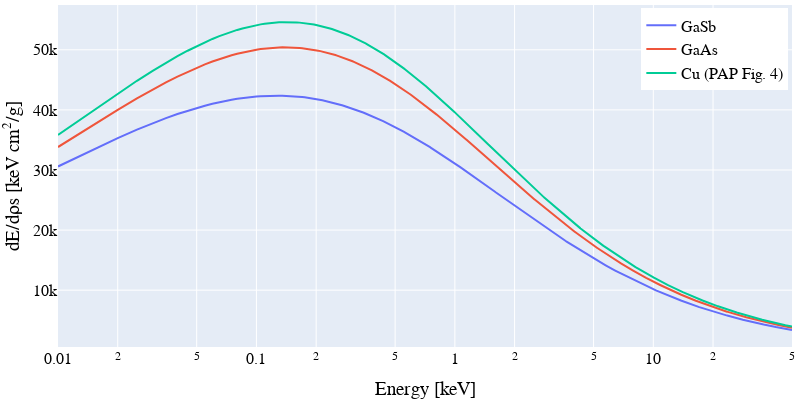

Here is the notebook cell this chart was saved with:
### Code cell
energies = np.linspace(0.01, 50, 10000)
# f_of_v_list = [energy_dependent_terms_f_of_v(e=e, j=j) for e in energies]
# de_drhos_list = np.array([energy_loss_dE_drhos(m=m, j=j, f_of_v=f) for f in f_of_v_list])

fig = go.Figure()
plot_dE_drhos(fig=fig, elements=['Ga', 'Sb'], at_list=[0.5, 0.5], energies=energies, name='GaSb')
plot_dE_drhos(fig=fig, elements=['Ga', 'As'], at_list=[0.5, 0.5], energies=energies, name='GaAs')
plot_dE_drhos(fig=fig, elements=['Cu'], at_list=[1.], energies=energies, name='Cu (PAP Fig. 4)')

fig.update_layout(font=dict(family="EB Garamond SemiBold", size=16, color="black"),
                  xaxis_title="Energy [keV]", xaxis_type="log",
                  yaxis_title="dE/d\u03C1s [keV cm<sup>2</sup>/g]",
                  margin=dict(l=5, r=5, b=5, t=5), width=800, height=400,
                  legend=dict(x=0.995, y=0.99, xanchor='right',),
                  )

### Figure 1 — Plotly figure (JSON) as saved in the notebook; plotly's stock layout.template omitted (floating-point values rounded to 4 significant figures; data arrays with more than 128 entries replaced by an {"elided": "..."} marker saying what was removed)
{"data": [{"name": "GaSb", "type": "scatter", "x": {"elided": "10000 float values"}, "y": {"elided": "10000 float values"}}, {"name": "GaAs", "type": "scatter", "x": {"elided": "10000 float values"}, "y": {"elided": "10000 float values"}}, {"name": "Cu (PAP Fig. 4)", "type": "scatter", "x": {"elided": "10000 float values"}, "y": {"elided": "10000 float values"}}], "layout": {"font": {"color": "black", "family": "EB Garamond SemiBold", "size": 16}, "height": 400, "legend": {"x": 0.995, "xanchor": "right", "y": 0.99}, "margin": {"b": 5, "l": 5, "r": 5, "t": 5}, "width": 800, "xaxis": {"title": {"text": "Energy [keV]"}, "type": "log"}, "yaxis": {"title": {"text": "dE/dρs [keV cm<sup>2</sup>/g]"}}}}
